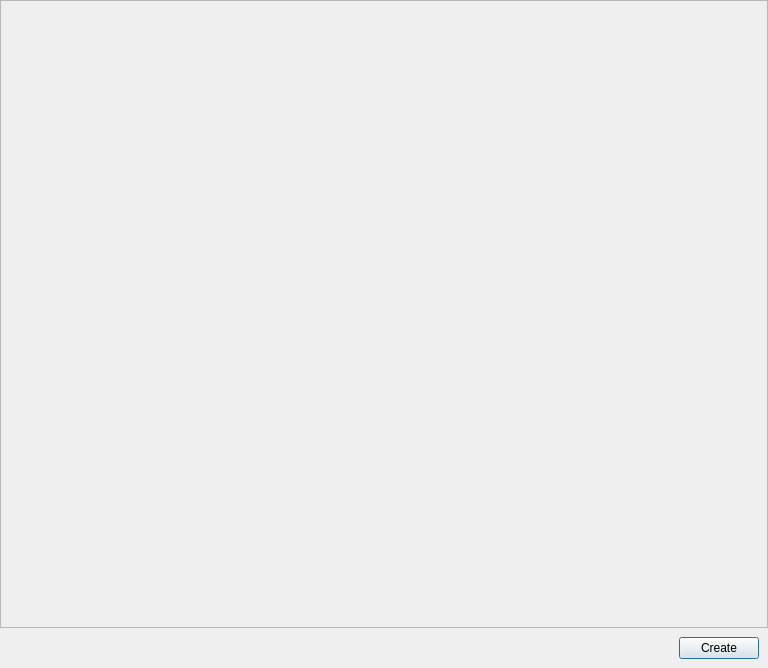
<?xml version="1.0" encoding="UTF-8"?>
<ui version="4.0">
 <class>NewProjectDialog</class>
 <widget class="QDialog" name="NewProjectDialog">
  <property name="geometry">
   <rect>
    <x>0</x>
    <y>0</y>
    <width>768</width>
    <height>668</height>
   </rect>
  </property>
  <property name="windowTitle">
   <string>Dialog</string>
  </property>
  <layout class="QVBoxLayout" name="verticalLayout">
   <property name="spacing">
    <number>0</number>
   </property>
   <property name="leftMargin">
    <number>0</number>
   </property>
   <property name="topMargin">
    <number>0</number>
   </property>
   <property name="rightMargin">
    <number>0</number>
   </property>
   <property name="bottomMargin">
    <number>0</number>
   </property>
   <item>
    <widget class="QFrame" name="frame">
     <property name="sizePolicy">
      <sizepolicy hsizetype="Expanding" vsizetype="Expanding">
       <horstretch>0</horstretch>
       <verstretch>0</verstretch>
      </sizepolicy>
     </property>
     <property name="frameShape">
      <enum>QFrame::StyledPanel</enum>
     </property>
     <property name="frameShadow">
      <enum>QFrame::Sunken</enum>
     </property>
     <layout class="QVBoxLayout" name="verticalLayout_2">
      <property name="spacing">
       <number>0</number>
      </property>
      <property name="leftMargin">
       <number>0</number>
      </property>
      <property name="topMargin">
       <number>0</number>
      </property>
      <property name="rightMargin">
       <number>0</number>
      </property>
      <property name="bottomMargin">
       <number>0</number>
      </property>
      <item>
       <widget class="qtils::QtNameAndPathFiller" name="m_name_and_path_filler" native="true"/>
      </item>
      <item>
       <spacer name="verticalSpacer">
        <property name="orientation">
         <enum>Qt::Vertical</enum>
        </property>
        <property name="sizeHint" stdset="0">
         <size>
          <width>20</width>
          <height>40</height>
         </size>
        </property>
       </spacer>
      </item>
     </layout>
    </widget>
   </item>
   <item>
    <layout class="QHBoxLayout" name="horizontalLayout_2">
     <property name="spacing">
      <number>6</number>
     </property>
     <property name="leftMargin">
      <number>9</number>
     </property>
     <property name="topMargin">
      <number>9</number>
     </property>
     <property name="rightMargin">
      <number>9</number>
     </property>
     <property name="bottomMargin">
      <number>9</number>
     </property>
     <item>
      <spacer name="horizontalSpacer">
       <property name="orientation">
        <enum>Qt::Horizontal</enum>
       </property>
       <property name="sizeType">
        <enum>QSizePolicy::Expanding</enum>
       </property>
       <property name="sizeHint" stdset="0">
        <size>
         <width>40</width>
         <height>20</height>
        </size>
       </property>
      </spacer>
     </item>
     <item>
      <widget class="QPushButton" name="m_create_button">
       <property name="text">
        <string>Create</string>
       </property>
      </widget>
     </item>
    </layout>
   </item>
  </layout>
 </widget>
 <customwidgets>
  <customwidget>
   <class>qtils::QtNameAndPathFiller</class>
   <extends>QWidget</extends>
   <header location="global">qtils/widget/name_and_path_filler.h</header>
   <container>1</container>
  </customwidget>
 </customwidgets>
 <resources/>
 <connections/>
</ui>
